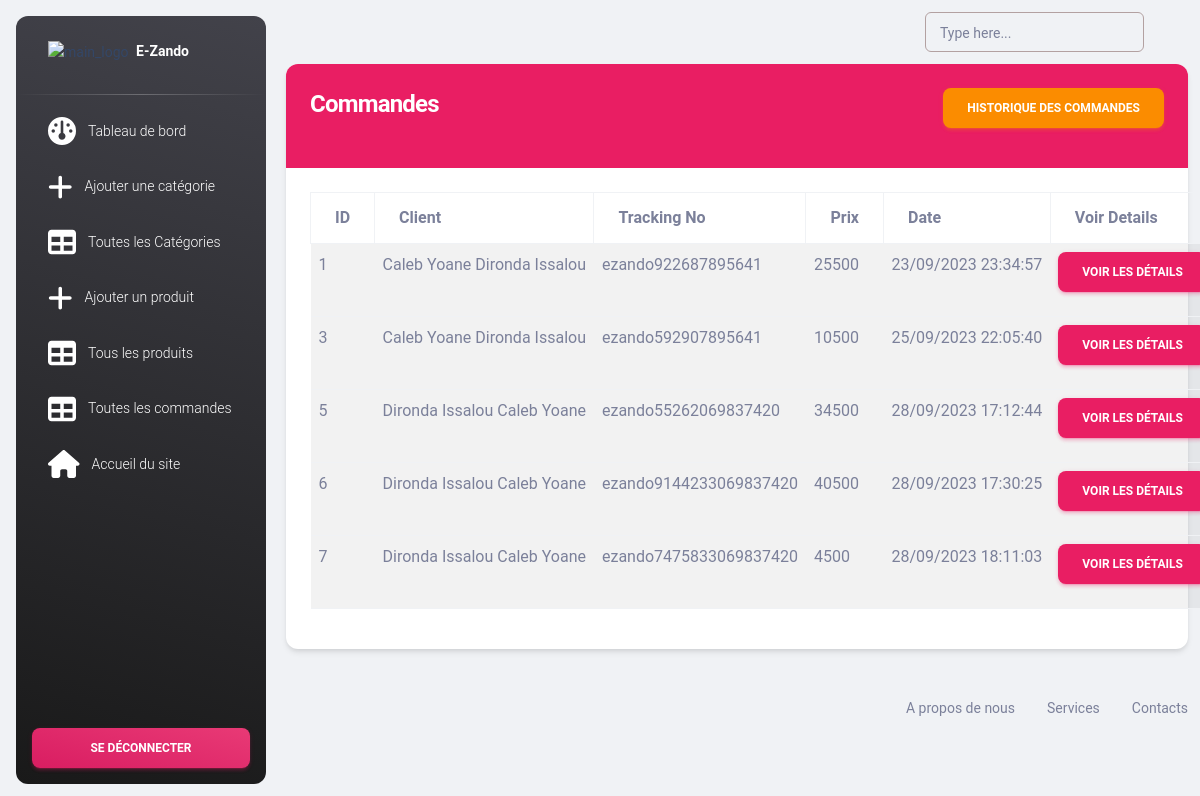
Screenshot of /admin/orders.php (signed in) with the database file from the repository.
### tables this page shows
CREATE TABLE IF NOT EXISTS `orders` (
  `id` int NOT NULL AUTO_INCREMENT,
  `tracking_no` varchar(191) NOT NULL,
  `user_id` int NOT NULL,
  `name` varchar(191) NOT NULL,
  `email` varchar(191) NOT NULL,
  `phone` varchar(191) NOT NULL,
  `address` mediumtext NOT NULL,
  `pinCode` int NOT NULL,
  `total_price` int NOT NULL,
  `payment_mode` varchar(191) NOT NULL,
  `payment_id` varchar(191) DEFAULT NULL,
  `status` tinyint NOT NULL DEFAULT '0',
  `comments` varchar(255) DEFAULT NULL,
  `created_at` timestamp NOT NULL DEFAULT CURRENT_TIMESTAMP,
  PRIMARY KEY (`id`)
);

### admin/utils/UtilsDB.php (called while the page is built, shortened)
<?php
class UtilsDB{
    public static function checkConnection(string $dataBase){
        $dsn = [PDO::ATTR_ERRMODE, PDO::ERRMODE_EXCEPTION];
        $connect = new ConnectAnyDataBase( $dataBase, $dsn);
        $initConnect = $connect->connectToMySQLWithPDO()->initConnect();
        if(gettype($initConnect) !="string"){
            return true;
        }else{
            return false;
        }
    }
  public static function getResultWithClosureAndJointureWithMoreTwoTable(
    PDO $objectPDO,
    string $tableNameLeft,
    array $tableNameRight,
    array $columnSelect,
    array $columnClosureJoinOpLeft,
    array $columnClosureJoinOpRight,
    array $columnClosureFilter,
    array $operatorsJoin,
    array $operatorsFilter,
    array $logicOperator,
    array $valuesFilter
  )
  {
        $strColumnsSelect = "";
        $i = 0;
        while($i < count($columnSelect)){
            if($i==0){
                $strColumnsSelect .= $columnSelect[0];
            }
            if($i>0){
                $strColumnsSelect .= " , ".$columnSelect[$i];
            }
            $i++;
        }
        $k = 0;
        $strColumnClosure = "";
        while($k < count($columnClosureFilter)){
            if($k==0){
                $strColumnClosure .= $columnClosureFilter[0]. " ".$operatorsFilter[0]." ? ";
            }
             $k++;
        }
        $l=0;
        $m = 0;
        $n = 0;
        $strColumnJointures= "";
        if(count($tableNameRight) == count($operatorsJoin) && count($columnClosureJoinOpLeft) == count($columnClosureJoinOpRight)){
            while($l <count($tableNameRight) && $m <count($columnClosureJoinOpLeft) && $n <count($columnClosureJoinOpRight)){
                if($l ==0){
                    $strColumnJointures .= "INNER JOIN {$tableNameRight[$l]} ON {$columnClosureJoinOpLeft[0]} {$operatorsJoin[0]} {$columnClosureJoinOpRight[0]} ";
                }else if(count($tableNameRight) ==2 ){
                    $strColumnJointures .= "INNER JOIN {$tableNameRight[$l]} ON {$columnClosureJoinOpLeft[$m]} {$operatorsJoin[$l]} {$columnClosureJoinOpRight[$n]} ";
                }else {
                    $strColumnJointures .= "INNER JOIN {$tableNameRight[$l]} ON {$columnClosureJoinOpLeft[$m]} {$operatorsJoin[$l]} {$columnClosureJoinOpRight[$n]} ";
                }
                $l++;
                $m++;
                $n++;
            }
            $sqlJoin = "SELECT {$strColumnsSelect} FROM {$tableNameLeft} {$strColumnJointures} WHERE {$strColumnClosure}";
            $queryPrepare = $objectPDO->prepare($sqlJoin);
            $queryPrepare->execute($valuesFilter);
            $queryResult = $queryPrepare -> fetchAll(PDO::FETCH_ASSOC);
            $numRowsResult = $queryPrepare->rowCount();
            return ["result" => $queryResult, "rowTotals" => $numRowsResult];
        }
        return [];
  }
}
?>

### admin/utils/utilsAdminDB.php (called while the page is built, shortened)
<?php
class UtilsAdminDB {
    public static function getResultWithJointureAndCondition(
       string $dataBase,
       string $tableNameLeft,
       array $tableNameRight,
       array $columnSelect,
       array $columnClosureJoinOpLeft,
       array $columnClosureJoinOpRight,
       array $columnClosureFilter,
       array $operatorsJoin,
       array $operatorsFilter,
       array $logicOperator,
       array $valuesFilter
    ){
        $dsn = [PDO::ATTR_ERRMODE, PDO::ERRMODE_EXCEPTION];
        $connect = new ConnectAnyDataBase( $dataBase, $dsn);
        $initConnect = $connect->connectToMySQLWithPDO()->initConnect();
        $getResult = UtilsDB::getResultWithClosureAndJointureWithMoreTwoTable(
            $initConnect,
            $tableNameLeft,
            $tableNameRight,
            $columnSelect,
            $columnClosureJoinOpLeft,
            $columnClosureJoinOpRight,
            $columnClosureFilter,
            $operatorsJoin,
            $operatorsFilter,
            $logicOperator,
            $valuesFilter
        );
        return $getResult;
    }
}
?>

### admin/utils/utils.php (called while the page is built, shortened)
<?php
class  Utils
{
    public static function getAllOrdersItems(
        string $database,
        string $tableNameLeft,
        array $tableNameRight,
        array $columnClosureJoinOpLeft,
        array $columnClosureJoinOpRight,
        array $operatorsJoin,
        string $columnStatut,
        string $valueStatut
    ){
        $columnSelect = ["o.*", "o.name AS oname", "u.name"];
        $columnClosureFilter = [$columnStatut];
        $valuesFilter = [$valueStatut];
        $logicOperators = [""];
        $operatorsFilter = ["="];
        $getResult = UtilsAdminDB:: getResultWithJointureAndCondition(
         $database,
         $tableNameLeft,
         $tableNameRight,
         $columnSelect,
         $columnClosureJoinOpLeft,
         $columnClosureJoinOpRight,
         $columnClosureFilter,
         $operatorsJoin,
         $operatorsFilter,
         $logicOperators,
         $valuesFilter
        );
        return $getResult;
    }
    public static function getDateInAnyFormat (string $date, string $langageFormat, string $dateFormat){
        $arrayYearAndMonth = explode("-", $date);
                $day ="";
                $month = "";
                $year = "";
                $hours = "";
                if(gettype($arrayYearAndMonth) != "boolean"){
                    $dayAndHours = explode(" ",$arrayYearAndMonth[count($arrayYearAndMonth) - 1]);
                    if(gettype($dayAndHours) != "boolean"){
                        $day .= $dayAndHours[0];
                        $hours .= $dayAndHours[1];
                    }else{
                        $day .= "";
                        $hours .="";
                    }
                    $month .= $arrayYearAndMonth[1];
                    $year .= $arrayYearAndMonth[0];
                }else{
                    $day .= "";
                    $month .= "";
                    $year .= "";
                }
        $dateF = "";
        switch ($langageFormat) {
            case 'french':
                switch ($dateFormat) {
                    case 'digit':
                        $monthLetter = "";
                        if($day !="" && $month !="" && $year !=""){
                            $dateF .= $day . "/" . $month . "/" . $year;
                        }else{
                            $monthLetter .= "";
                            $dateF .= "";
                        }
                        break;
                }
                break;
        }
        $dateWithHours ="";
         if ($dateF !="" && $hours !="") {
            $dateWithHours .= $dateF . " " . $hours;
         } else {
            $dateWithHours .= "";
         }
        return ["simpleDate" =>$dateF, "dateComplet" => $dateWithHours];
    }
}
?>

### admin/orders.php (the view)
<?php
include("./includes/header.php");
$database = "ezando";
$checkConn = UtilsDB::checkConnection($database);
if ($checkConn) {
?>
<?php
$tableNameOrderLeft= "orders o";
$tableNameRight = ["users u"];
$columnClosureJoinOpLeft = ["o.user_id"];
$columnClosureJoinOpRight = ["u.id"];
$operatorsJoin = ["="];
$columnStatut = "o.status";
$valueStatut = "0";
    $arrayOrder =Utils:: getAllOrdersItems(
        $database,
        $tableNameOrderLeft,
        $tableNameRight,
        $columnClosureJoinOpLeft,
        $columnClosureJoinOpRight,
        $operatorsJoin,
        $columnStatut,
        $valueStatut
    );
    $resultOrder = $arrayOrder["result"];
    $num_row_count =  $arrayOrder["rowTotals"];
?>
<div class="container">
    <div class="row">
        <div class="col-md-12">
            <div class="card">
                <div class="card-header bg-primary">
                    <h4 class="text-white">
                        Commandes
                        <a href="orders-history.php" class="text-decoration-none btn btn-warning float-end"> Historique
                            des
                            Commandes</a>
                    </h4>
                </div>
                <div class="card-body" id="">
                    <table class="table table-bordered table-striped">
                        <thead>
                            <tr>
                                <th>ID</th>
                                <th>Client</th>
                                <th>Tracking No</th>
                                <th>Prix</th>
                                <th>Date</th>
                                <th>Voir Details</th>
                            </tr>
                        </thead>
                        <?php
                        if(
                          $num_row_count >0
                        ){
                        ?>
                        <?php
                        foreach ($resultOrder as $item) {
                            $date = Utils::getDateInAnyFormat($item["created_at"], "french", "digit")["dateComplet"];
                            ?>
                        <tbody>
                            <tr>
                                <td><?= $item["id"] ?></td>
                                <td><?= $item["oname"] ?></td>
                                <td><?= $item["tracking_no"] ?></td>
                                <td><?= $item["total_price"] ?></td>
                                <td><?= $date  ?></td>
                                <td><a href="view-order.php?t=<?= $item["tracking_no"] ?>" class="btn btn-primary">Voir
                                        les
                                        détails</a></td>
                            </tr>
                            <?php
                        }
                       }else{
                        ?>
                            <tr>
                                <td colspan="5">Aucune commande</td>
                            </tr>
                            <?php
                       }
                       ?>
                        </tbody>
                    </table>
                </div>
            </div>
        </div>
    </div>
</div>
<?php include("includes/footer.php"); ?>
<?php }else {
    require_once("../error-config.php");
} ?>

### rows the page displays
orders: id "1", name "Caleb Yoane Dironda Issalou", tracking_no "ezando922687895641", total_price "25500", created_at "23/09/2023 23:34:57"
orders: id "3", name "Caleb Yoane Dironda Issalou", tracking_no "ezando592907895641", total_price "10500", created_at "25/09/2023 22:05:40"
orders: id "5", name "Dironda Issalou Caleb Yoane", tracking_no "ezando55262069837420", total_price "34500", created_at "28/09/2023 17:12:44"
orders: id "6", name "Dironda Issalou Caleb Yoane", tracking_no "ezando9144233069837420", total_price "40500", created_at "28/09/2023 17:30:25"
orders: id "7", name "Dironda Issalou Caleb Yoane", tracking_no "ezando7475833069837420", total_price "4500", created_at "28/09/2023 18:11:03"
